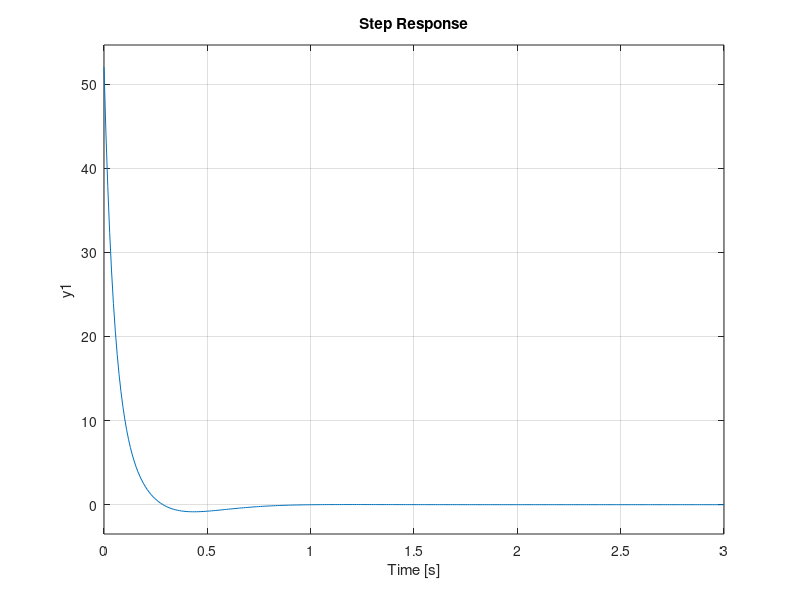

Recreate this plot in MATLAB. (Note: this script raises an error after producing the figure.)
%%%check robustness for my controller
clc

%my controller;
num = [52 1161 6736 11165];
den = [1 40.04 203.75 306];
%roots(den)
controller = tf(num,den);
%nyquist(controller);
global aa bb
for i = 1:30
    aa = 6.945 + 6.945*(rand()-0.5)*2*0.4
    bb = 14.29 + 14.29*(rand()-0.5)*2*0.4
    num = [aa];
    den = [1 bb 0];
    plant = tf(num,den);
    oltf = controller*plant;
    u = controller/(1+oltf);
    cltf = oltf/(1+oltf);
%     step(cltf);
%     stepinfo(cltf)
    % figure(2)
    step(u);
    stepinfo(u)
    pause(1)
    clf
    
    
end
    


